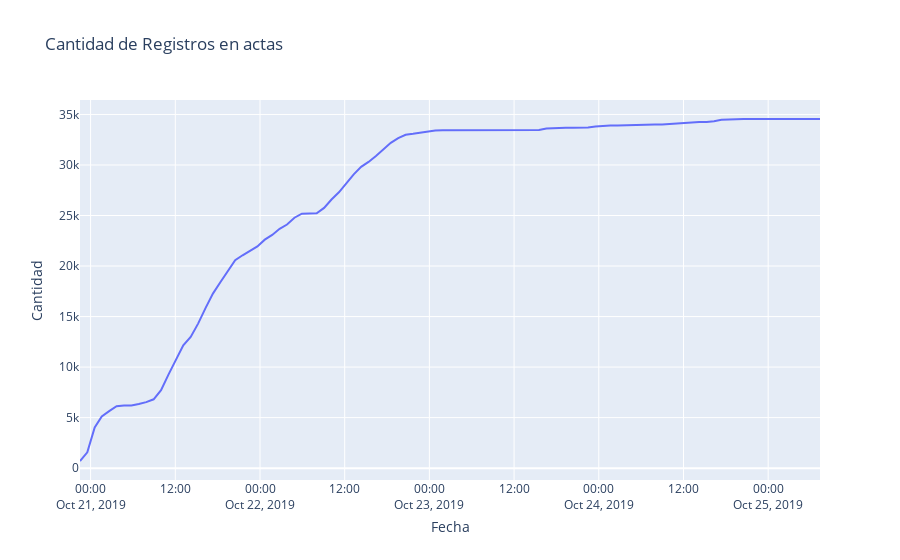

The notebook cell this image was saved under:
### Markdown cell above
## Cantidad de Registros en Actas

### Code cell
configure_plotly_browser_state()
data = go.Scatter(
           x=df_actas_qty['FechaHoraArchivo'],
           y=df_actas_qty['total_registros'])

layout = go.Layout(title='Cantidad de Registros en actas', 
                   xaxis=dict(title='Fecha'),
                   yaxis=dict(title='Cantidad'))

fig = go.Figure(data, layout=layout)
iplot(fig)
